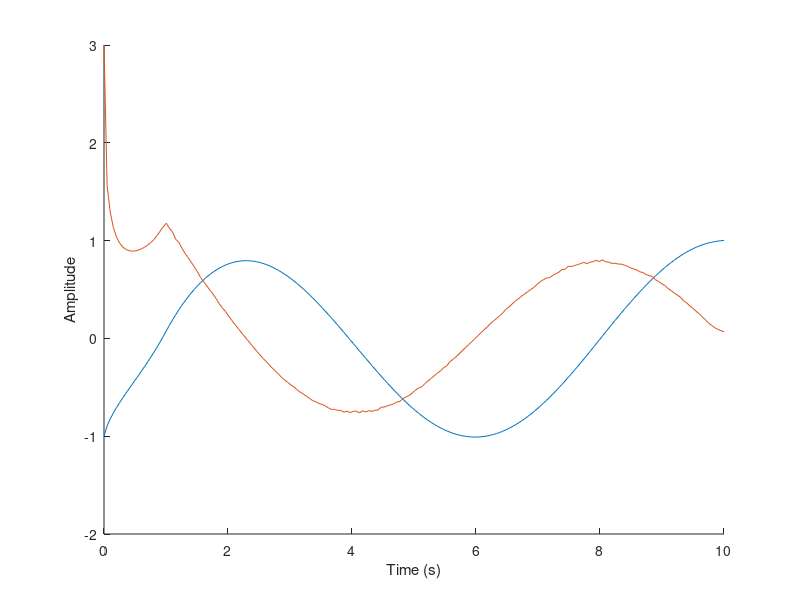

Recreate this plot in MATLAB. (Note: this script raises an error after producing the figure.)
function ejercicio_4()
to=0; % start time
tf=10; % end time
t=linspace(to,tf,200);
xo(1)=-1; % initial condition
xo(2)=3;
%u=1;
global fileID
fileID = fopen('datos4.txt','w');
options1=odeset('RelTol',0.01);
[t,x] = ode23(@(t,x)nonlinear(t,x),t,xo,options1);
%[T,Y] = ode45(@(t,y) test(t,y,b), tspan, y0);  % One comma removed
fclose(fileID);
xlabel('Time (s)')
ylabel('Amplitude')
hold on
plot(t,x(:,1))
plot(t,x(:,2))
plot(t,u,'y')
legend('x1','x2', 'u');
grid
function [xdot] = nonlinear(t,x)
% nonlinear model to integrate with ODE45
% parameters
% deslizante control
global fileID
%c=1+rand
cmin=2;
cmax=2;
c=sqrt(cmin*cmax);
a=2.5;
b=2;
%c=1.79;
eta=1;
w=0.25*pi;
xd=sin(w*t);
xd1=cos(w*t)*w;
xd2=-sin(w*t)*w^2;
lamda=1;
F=(0.5*abs(x(1))*x(2)^2+2*x(1)^3*cos(2*x(1)));
u1=(1/c)*(-2.5*abs(x(1))*x(2)^2+xd2-lamda*(x(2)-xd1));
k=((sqrt(cmax/cmin)*(F+eta))+((sqrt(cmax/cmin))-1)*abs(u1));
s=x(2)-xd1+lamda*(x(1)-xd);
u=(1/sqrt(cmax/cmin))*(u1-k*sign(s));
xdot=[x(2);-a*abs(x(1))*x(2)^2-b*x(1)^3*cos(2*x(1))+c*u];
fprintf(fileID,'%10.6f %10.6f %10.6f %10.6f %10.6f \n',t,u,x(1),x(2),xd);